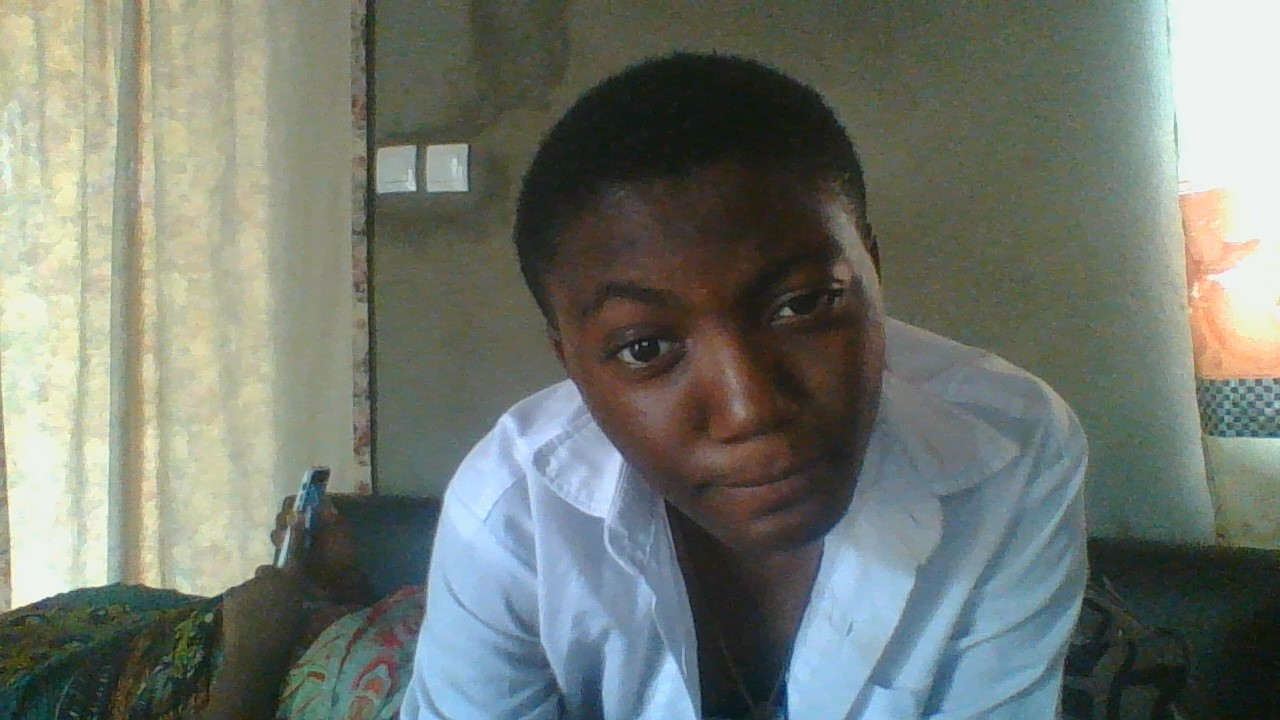
%> input picture MatlabTutorial/you1.jpg, 1280 x 720 px
$ octave test.m   (GNU Octave 9; MATLAB toolbox functions it lacks are replaced by stand-ins)
%> lines starting %> are read from the running program, lines starting %| are printed output that depends on the picture; in (x1, y1, x2, y2) boxes, pixels count from 0 and x2, y2 are one past the last pixel; in counts of white or black regions, pixels touching at a corner belong together; the program's own positions count from 1
 img = imread('you1.jpg');
%> img is the input picture: size 720x1280x3 uint8; mean R, G, B 114.4, 120.8, 112.5

 subplot(2,3,1);
 a = imadd(img,100);
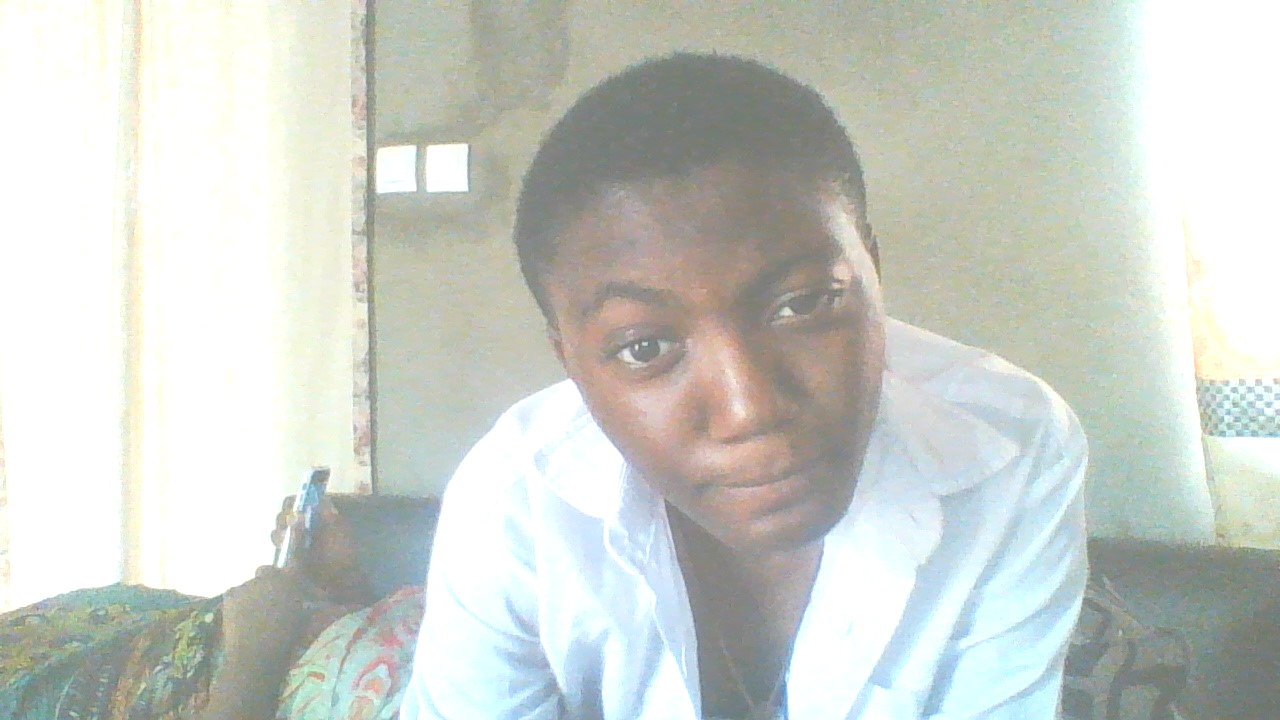
%> a: size 720x1280x3 uint8; mean R, G, B 202.8, 207.3, 201
 imshow(a);

 subplot(2,3,3);
 b = imadd(img,50);
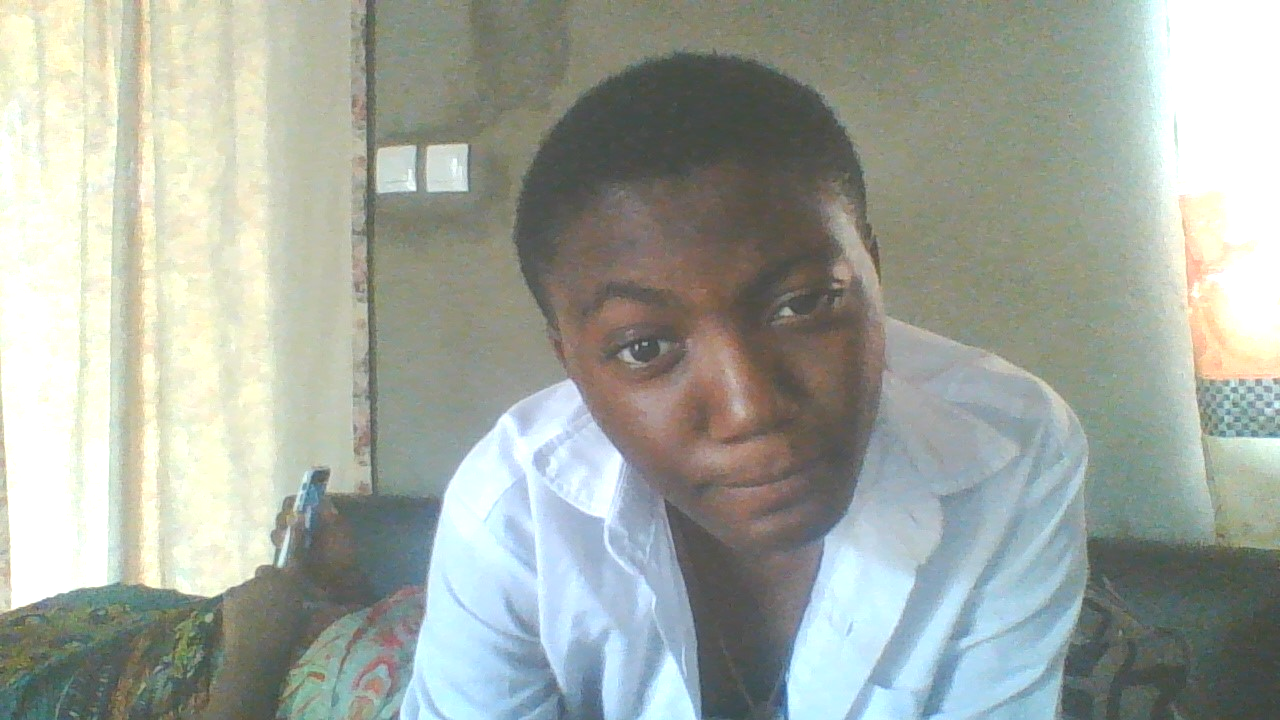
%> b: size 720x1280x3 uint8; mean R, G, B 161.8, 168.2, 159.7
 imshow(b);

 subplot(2,3,2);
 c = imadd(img,200);
 imshow(c);

 subplot(2,3,4);
 d = im2bw(img,0.49);
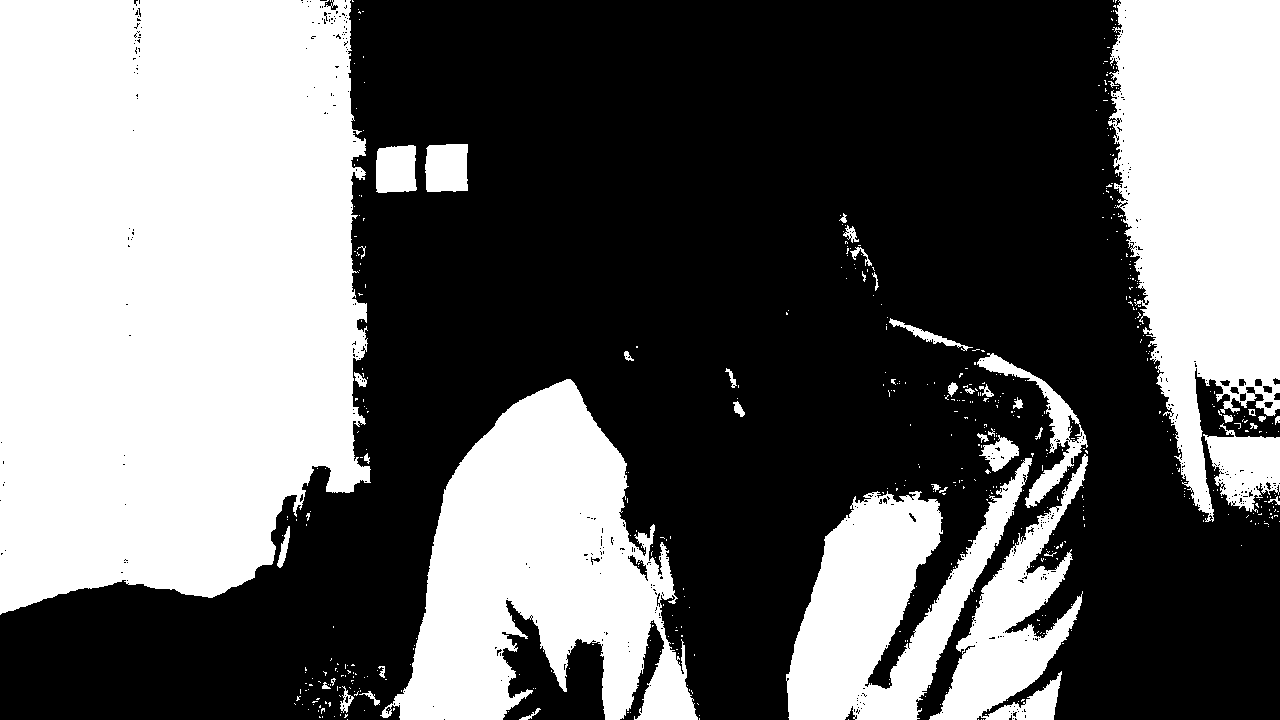
%> d: size 720x1280 logical; 41.5% white; 569 white regions (524 under 20 px), largest, box (x1, y1, x2, y2) and area: (0, 0, 371, 615) 201343, (1108, 0, 1280, 522) 62124, (380, 379, 698, 720) 59613
 imshow(d);

 subplot(2,3,5);
 e = im2bw(img,0.29);
%> e: size 720x1280 logical; 73.7% white; 944 black regions (901 under 20 px), largest, box (x1, y1, x2, y2) and area: (512, 47, 882, 720) 137221, (0, 0, 470, 720) 51808, (1061, 520, 1280, 720) 36885
 imshow(e);

 subplot(2,3,6);
 f = im2bw(img,0.83);
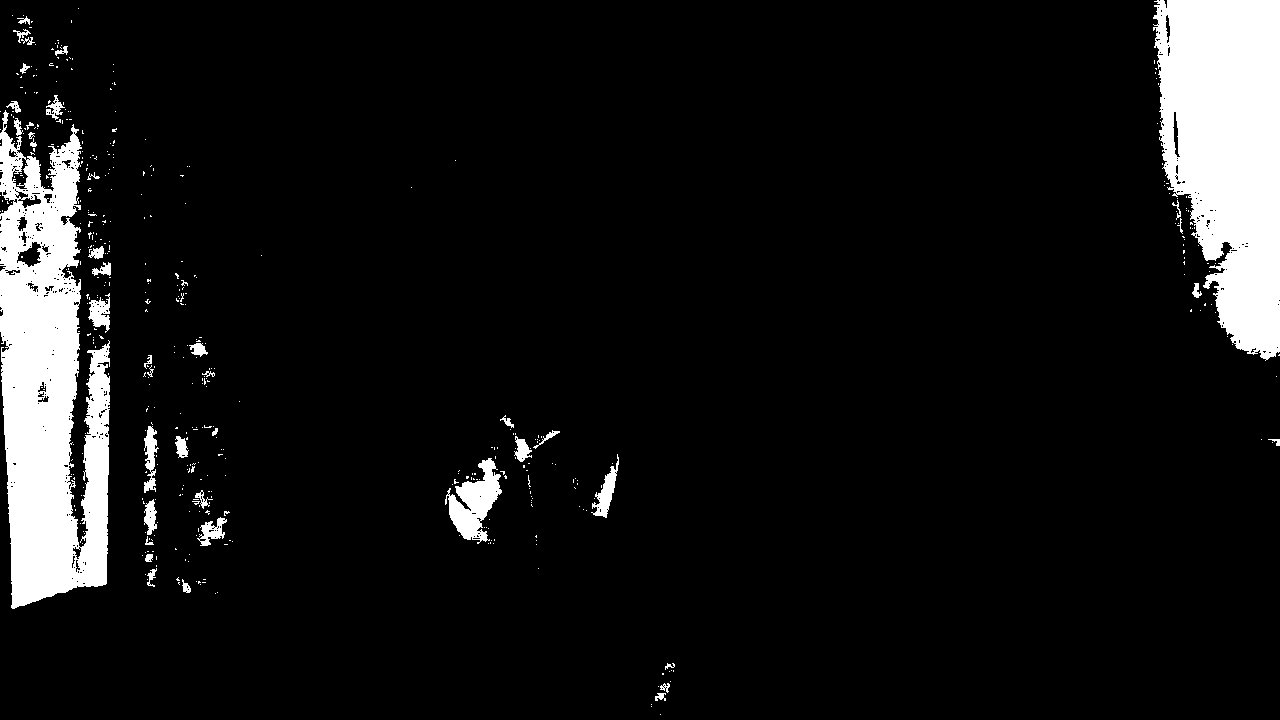
%> f: size 720x1280 logical; 8.5% white; 482 white regions (438 under 20 px), largest, box (x1, y1, x2, y2) and area: (0, 110, 110, 609) 35737, (1153, 0, 1280, 361) 33785, (445, 458, 502, 544) 2360
 imshow(f);

 %subplot(m,n,position)
 % 2 by 3 at the 4th position

$ run again, with MatlabTutorial/you3.jpg copied over MatlabTutorial/you1.jpg
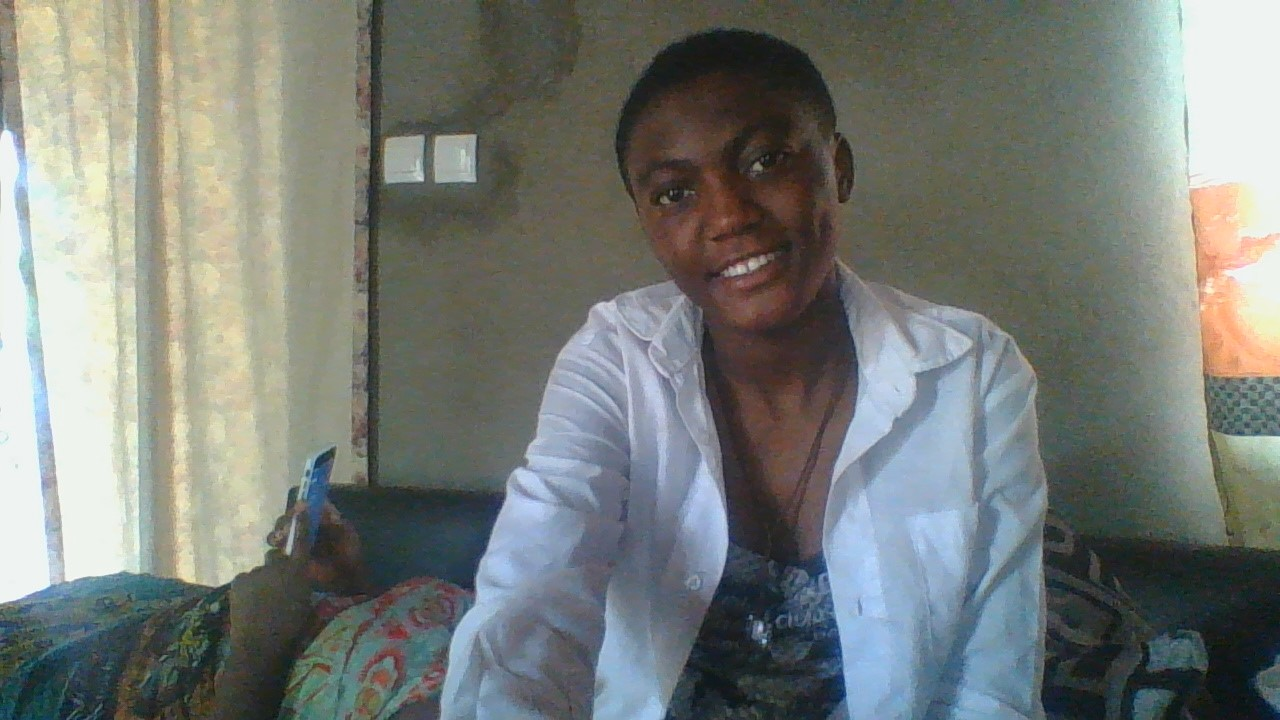
%> input picture MatlabTutorial/you3.jpg, 1280 x 720 px
%> img is the input picture: size 720x1280x3 uint8; mean R, G, B 120.2, 124.7, 120.1
%> `d = im2bw(img,0.49);`:
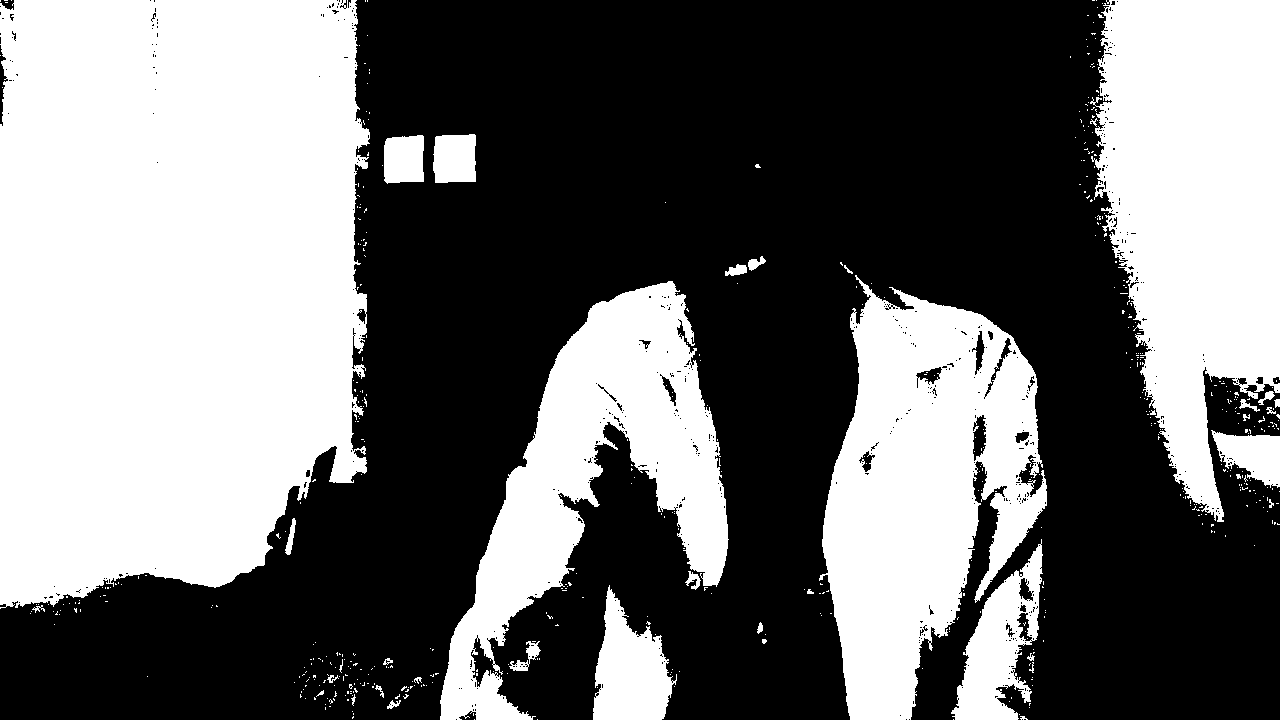
%> d: size 720x1280 logical; 43.4% white; 557 white regions (520 under 20 px), largest, box (x1, y1, x2, y2) and area: (0, 0, 370, 609) 200124, (1090, 0, 1280, 522) 68786, (819, 275, 1047, 720) 60286
%> e: size 720x1280 logical; 78.8% white; 979 black regions (917 under 20 px), largest, box (x1, y1, x2, y2) and area: (614, 24, 858, 720) 85563, (0, 0, 504, 720) 52683, (1041, 455, 1280, 720) 44716
%> `f = im2bw(img,0.83);`:
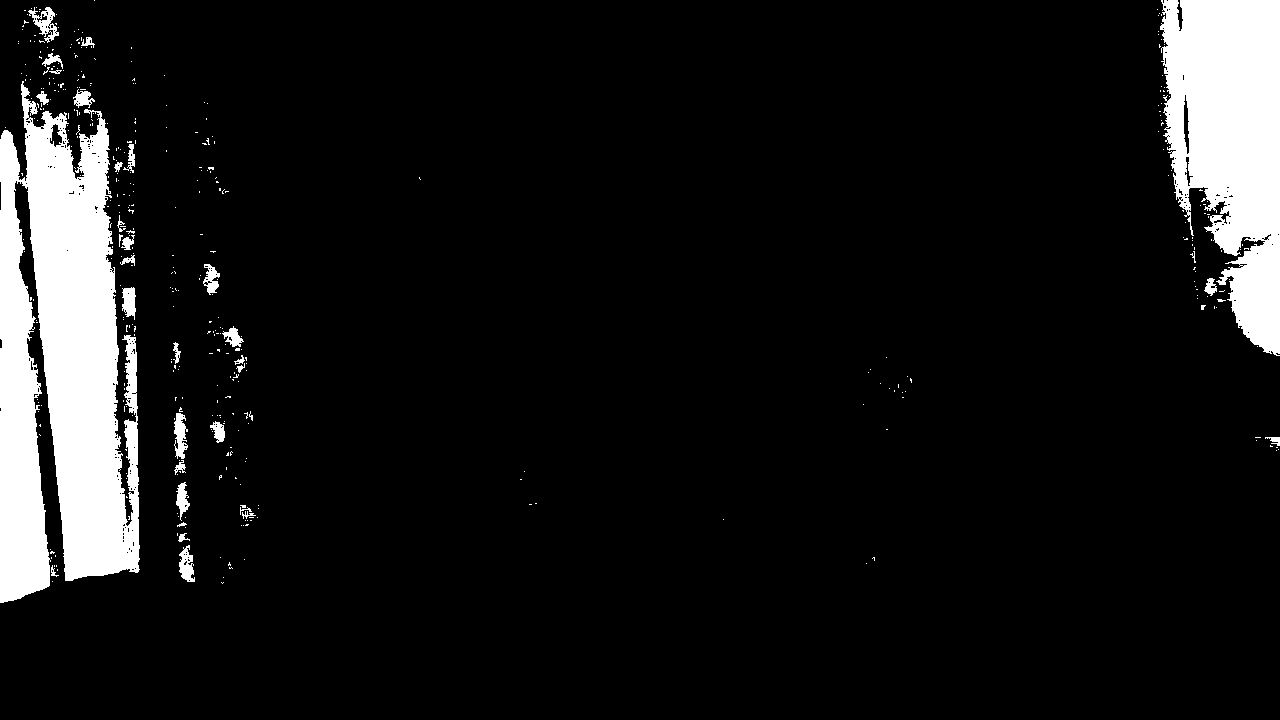
%> f: size 720x1280 logical; 9.2% white; 431 white regions (398 under 20 px), largest, box (x1, y1, x2, y2) and area: (0, 81, 140, 603) 49785, (1160, 0, 1280, 356) 29579, (28, 7, 59, 43) 431

$ run again, with MatlabTutorial/house1.jpg copied over MatlabTutorial/you1.jpg
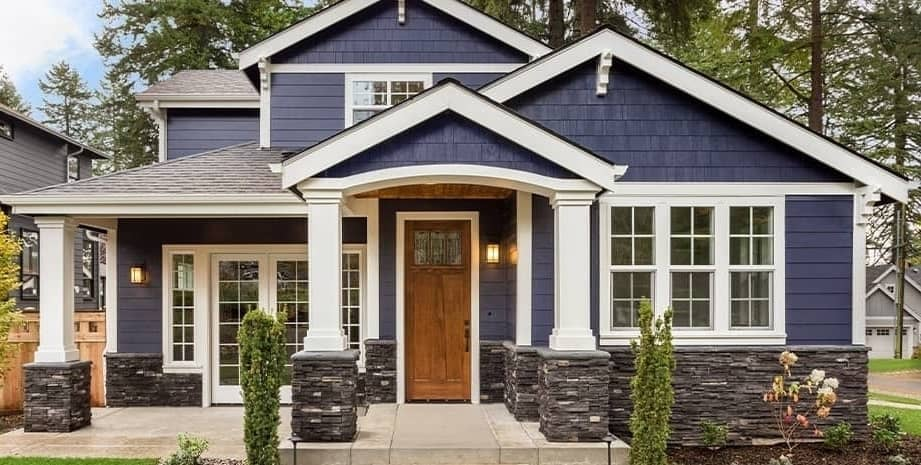
%> input picture MatlabTutorial/house1.jpg, 921 x 465 px
%> img is the input picture: size 465x921x3 uint8; mean R, G, B 127.2, 120, 109.4
%> `d = im2bw(img,0.49);`:
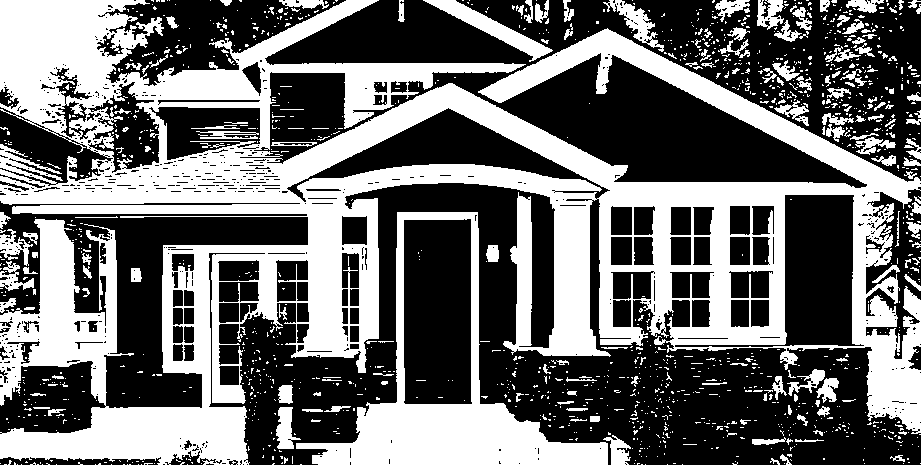
%> d: size 465x921 logical; 42.5% white; 1428 white regions (1261 under 20 px), largest, box (x1, y1, x2, y2) and area: (0, 0, 921, 465) 143311, (296, 212, 608, 465) 16726, (423, 0, 553, 62) 1785
%> e: size 465x921 logical; 69.2% white; 1804 black regions (1557 under 20 px), largest, box (x1, y1, x2, y2) and area: (281, 0, 921, 187) 24200, (353, 184, 517, 343) 8396, (662, 392, 921, 465) 7962
%> `f = im2bw(img,0.83);`:
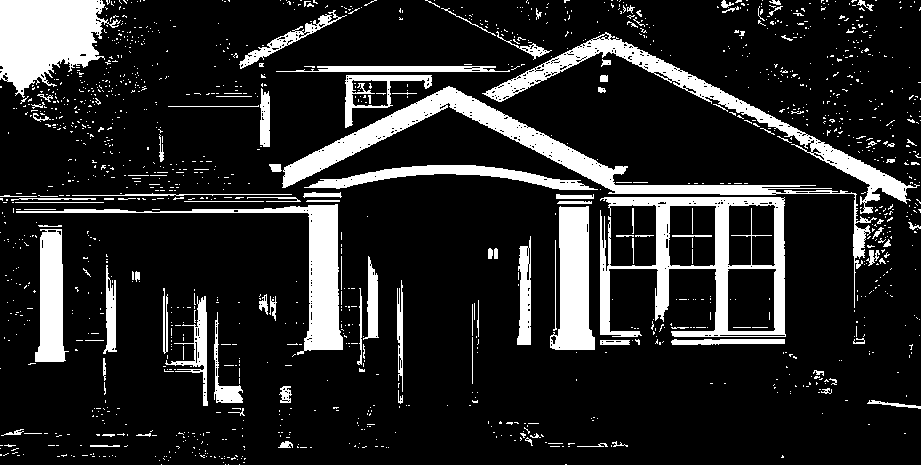
%> f: size 465x921 logical; 15.4% white; 1444 white regions (1330 under 20 px), largest, box (x1, y1, x2, y2) and area: (282, 86, 877, 308) 9429, (600, 197, 786, 337) 8309, (0, 0, 121, 98) 7350
